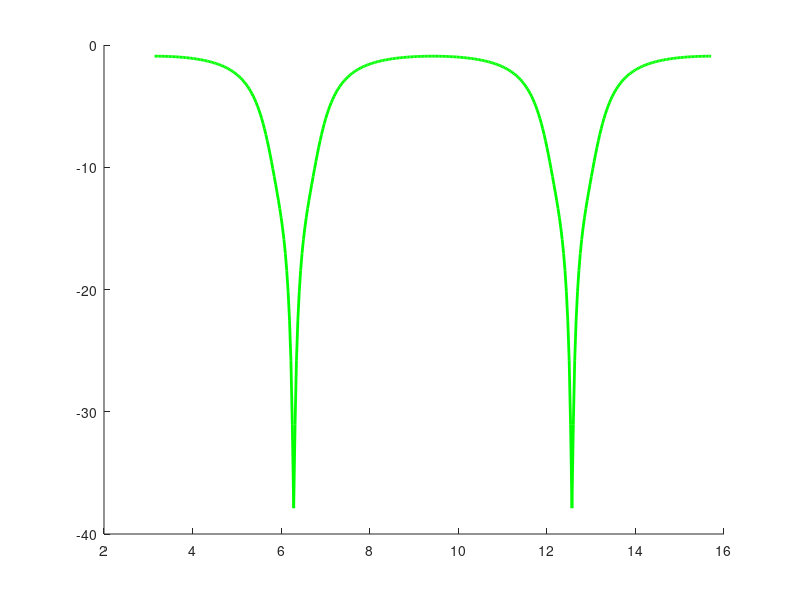

Write MATLAB code to recreate this figure. (Note: this script raises an error after producing the figure.)
p = [0.6834    0.9495    0.5718];
a = p(1); tc = p(2); tw = p(3);
a1 = a; a2 = a; a3 = a;
tc_low = tc; tc_upp = tc;
phi = pi:0.01*pi:5*pi;
T = zeros(1, length(phi));
counter1 = 1;

for jj=phi
    ph1 = jj;
    ph2 = jj;
    ph3 = jj;

    z_upp = (tc_upp-a3*exp(-(1i)*ph3))/(1-tc_upp*a3*exp(-(1i)*ph3));
    z_low = (tc_low-a2*z_upp*exp(-(1i)*ph2))/(1-tc_low*a2*z_upp*exp(-(1i)*ph2));
    
    T_num = tw^2 + (a1^2)*(abs(z_low)^2)-2*a1*abs(z_low)*tw*cos(ph1-angle(z_low));
    T_denum = 1+(a1^2)*(abs(z_low)^2)*(tw^2)-2*a1*abs(z_low)*tw*cos(ph1-angle(z_low));
        
    T(counter1) = T_num/T_denum;
    

%     if 10*log(abs(T(counter1)))<-40
%         T(counter1) = NaN;
%     end
    counter1=counter1+1;
end

figure;
hold on;
plot(phi, 10*log10(T), 'LineWidth', 2, 'Color', [0,1,0])
%hold off;
title("a="+ a + "    tc=" + tc + "     tw=" +tw)